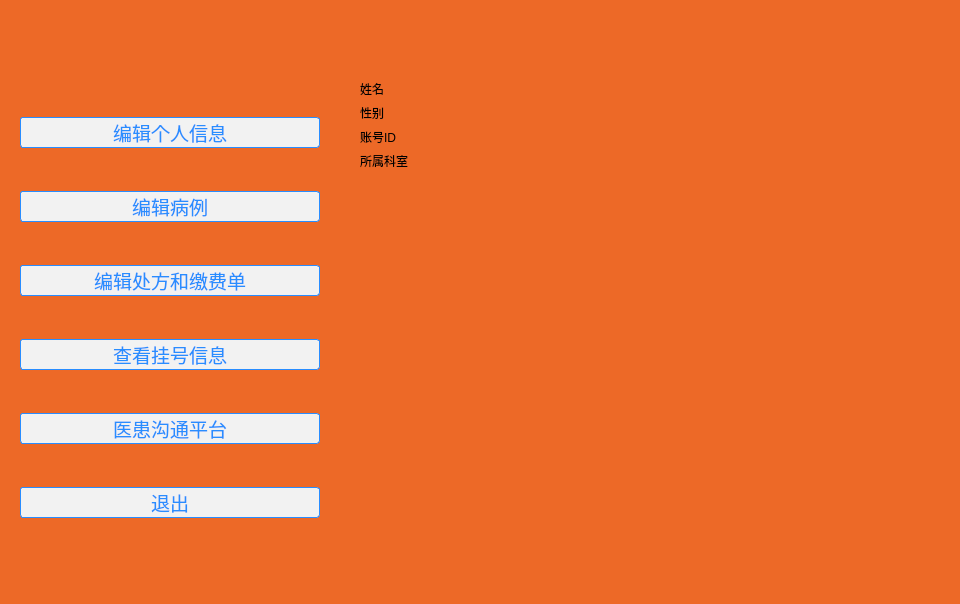
<?xml version="1.0" encoding="UTF-8"?>
<ui version="4.0">
 <class>Doctor</class>
 <widget class="QDialog" name="Doctor">
  <property name="geometry">
   <rect>
    <x>0</x>
    <y>0</y>
    <width>960</width>
    <height>604</height>
   </rect>
  </property>
  <property name="windowTitle">
   <string>Dialog</string>
  </property>
  <property name="styleSheet">
   <string notr="true">background-color: #ED6927;
border-top-left-radius:35px;
 border-top-right-radius:35px;
 border-bottom-right-radius:0px;
border-bottom-left-radius:0px;
</string>
  </property>
  <widget class="QWidget" name="verticalLayoutWidget">
   <property name="geometry">
    <rect>
     <x>20</x>
     <y>80</y>
     <width>300</width>
     <height>481</height>
    </rect>
   </property>
   <layout class="QVBoxLayout" name="verticalLayout">
    <item>
     <widget class="QPushButton" name="selfinformation">
      <property name="styleSheet">
       <string notr="true">* {
	outline: none; /* 去掉有焦点时的虚线 */
}

QDialog {
	background: #D6DBE9; /* 对话框背景色 */
}

QPushButton {
	border: 1px solid #298DFF; /* QPushButton边框的宽度、样式和颜色 */
	border-radius: 3px; /* 边框圆角 */
	background-color: #F2F2F2; /* 背景颜色 */
	color: #298DFF; /* 文本颜色 */
	font-family: &quot;Microsoft YaHei&quot;; /* 文本字体族 */
	font-size: 14pt; /* 文本字体大小 */
}

QPushButton:hover {	/* 鼠标悬浮在QPushButton上时的状态 */
	background-color: #298DFF;
	color: #F2F2F2;
}

QPushButton:checked { /* QPushButton可选中时的状态 */
	border: 1px solid #FF5242;
	background-color: #F2F2F2;
	color: #FF5242;
}

QPushButton:pressed { /* 鼠标按压在QPushButton上时的状态 */
	background-color: #257FE6;
}

QPushButton:checked:pressed { /* QPushButton处于可选中且鼠标按压在QPushButton上时的状态 */
	background-color: #F2F2F2;
}

QPushButton:disabled { /* QPushButton禁用时的状态 */
	border: 1px solid #CDCDCD;
	background-color: #CDCDCD;
	color: #B4B4B4;
}

QPushButton#ImageButton { /* 定义图片按钮，ImageButton为对象名，在QSS中为特定对象定制样式 */
	border-image: url(&quot;:/Resource/border_image&quot;); /* 使用border-image可以自适应按钮大小 */
	background-color: transparent; /* 不需要背景时可设为透明 */
}

QPushButton#ImageButton:hover {
	border-image: url(&quot;:/Resource/border_image_hover&quot;);
}

QPushButton#ImageButton:pressed {
	border-image: url(&quot;:/Resource/border_image&quot;);
}

QPushButton:menu-indicator { /* QPushButton带有菜单时的菜单指示器 */
	subcontrol-origin：padding; /* 菜单指示器的起始点 */
	subcontrol-position: center right; /* 菜单指示器的位置，处于水平靠右且垂直居中 */
	image: url(:/Resource/down_arrow_normal); /* 菜单指示器的图像 */
}

QPushButton:menu-indicator:hover, QPushButton:menu-indicator:open { /* 鼠标悬浮在菜单指示器上和菜单指示器启用时的状态 */
	position: relative;
	top: 2px;
	left: 2px;
	image: url(:/Resource/down_arrow_hover);
}

QMenu { /* 简单定义菜单样式 */
	border: 1px solid gray;
	border-radius: 3px;
	background-color: #F2F2F2;
}

QMenu::item { /* 菜单项的样式 */
	padding: 0px 0px 0px 40px;
	border: 0px solid transparent;
	background-color: transparent;
	color: #298DFF;
	min-width: 108px; /* 菜单项最小宽度，108+40+1*2=150，使得菜单宽度和QPushButton宽度保持一致 */
	min-height: 30px; /* 菜单项的最小高度 */
}

QMenu::item:selected { /* 菜单项处于选中时的状态 */
	background-color: #298DFF;
	color: #F2F2F2;
}
</string>
      </property>
      <property name="text">
       <string>编辑个人信息</string>
      </property>
     </widget>
    </item>
    <item>
     <widget class="QPushButton" name="Case">
      <property name="styleSheet">
       <string notr="true">* {
	outline: none; /* 去掉有焦点时的虚线 */
}

QDialog {
	background: #D6DBE9; /* 对话框背景色 */
}

QPushButton {
	border: 1px solid #298DFF; /* QPushButton边框的宽度、样式和颜色 */
	border-radius: 3px; /* 边框圆角 */
	background-color: #F2F2F2; /* 背景颜色 */
	color: #298DFF; /* 文本颜色 */
	font-family: &quot;Microsoft YaHei&quot;; /* 文本字体族 */
	font-size: 14pt; /* 文本字体大小 */
}

QPushButton:hover {	/* 鼠标悬浮在QPushButton上时的状态 */
	background-color: #298DFF;
	color: #F2F2F2;
}

QPushButton:checked { /* QPushButton可选中时的状态 */
	border: 1px solid #FF5242;
	background-color: #F2F2F2;
	color: #FF5242;
}

QPushButton:pressed { /* 鼠标按压在QPushButton上时的状态 */
	background-color: #257FE6;
}

QPushButton:checked:pressed { /* QPushButton处于可选中且鼠标按压在QPushButton上时的状态 */
	background-color: #F2F2F2;
}

QPushButton:disabled { /* QPushButton禁用时的状态 */
	border: 1px solid #CDCDCD;
	background-color: #CDCDCD;
	color: #B4B4B4;
}

QPushButton#ImageButton { /* 定义图片按钮，ImageButton为对象名，在QSS中为特定对象定制样式 */
	border-image: url(&quot;:/Resource/border_image&quot;); /* 使用border-image可以自适应按钮大小 */
	background-color: transparent; /* 不需要背景时可设为透明 */
}

QPushButton#ImageButton:hover {
	border-image: url(&quot;:/Resource/border_image_hover&quot;);
}

QPushButton#ImageButton:pressed {
	border-image: url(&quot;:/Resource/border_image&quot;);
}

QPushButton:menu-indicator { /* QPushButton带有菜单时的菜单指示器 */
	subcontrol-origin：padding; /* 菜单指示器的起始点 */
	subcontrol-position: center right; /* 菜单指示器的位置，处于水平靠右且垂直居中 */
	image: url(:/Resource/down_arrow_normal); /* 菜单指示器的图像 */
}

QPushButton:menu-indicator:hover, QPushButton:menu-indicator:open { /* 鼠标悬浮在菜单指示器上和菜单指示器启用时的状态 */
	position: relative;
	top: 2px;
	left: 2px;
	image: url(:/Resource/down_arrow_hover);
}

QMenu { /* 简单定义菜单样式 */
	border: 1px solid gray;
	border-radius: 3px;
	background-color: #F2F2F2;
}

QMenu::item { /* 菜单项的样式 */
	padding: 0px 0px 0px 40px;
	border: 0px solid transparent;
	background-color: transparent;
	color: #298DFF;
	min-width: 108px; /* 菜单项最小宽度，108+40+1*2=150，使得菜单宽度和QPushButton宽度保持一致 */
	min-height: 30px; /* 菜单项的最小高度 */
}

QMenu::item:selected { /* 菜单项处于选中时的状态 */
	background-color: #298DFF;
	color: #F2F2F2;
}
</string>
      </property>
      <property name="text">
       <string>编辑病例</string>
      </property>
     </widget>
    </item>
    <item>
     <widget class="QPushButton" name="PAP">
      <property name="styleSheet">
       <string notr="true">* {
	outline: none; /* 去掉有焦点时的虚线 */
}

QDialog {
	background: #D6DBE9; /* 对话框背景色 */
}

QPushButton {
	border: 1px solid #298DFF; /* QPushButton边框的宽度、样式和颜色 */
	border-radius: 3px; /* 边框圆角 */
	background-color: #F2F2F2; /* 背景颜色 */
	color: #298DFF; /* 文本颜色 */
	font-family: &quot;Microsoft YaHei&quot;; /* 文本字体族 */
	font-size: 14pt; /* 文本字体大小 */
}

QPushButton:hover {	/* 鼠标悬浮在QPushButton上时的状态 */
	background-color: #298DFF;
	color: #F2F2F2;
}

QPushButton:checked { /* QPushButton可选中时的状态 */
	border: 1px solid #FF5242;
	background-color: #F2F2F2;
	color: #FF5242;
}

QPushButton:pressed { /* 鼠标按压在QPushButton上时的状态 */
	background-color: #257FE6;
}

QPushButton:checked:pressed { /* QPushButton处于可选中且鼠标按压在QPushButton上时的状态 */
	background-color: #F2F2F2;
}

QPushButton:disabled { /* QPushButton禁用时的状态 */
	border: 1px solid #CDCDCD;
	background-color: #CDCDCD;
	color: #B4B4B4;
}

QPushButton#ImageButton { /* 定义图片按钮，ImageButton为对象名，在QSS中为特定对象定制样式 */
	border-image: url(&quot;:/Resource/border_image&quot;); /* 使用border-image可以自适应按钮大小 */
	background-color: transparent; /* 不需要背景时可设为透明 */
}

QPushButton#ImageButton:hover {
	border-image: url(&quot;:/Resource/border_image_hover&quot;);
}

QPushButton#ImageButton:pressed {
	border-image: url(&quot;:/Resource/border_image&quot;);
}

QPushButton:menu-indicator { /* QPushButton带有菜单时的菜单指示器 */
	subcontrol-origin：padding; /* 菜单指示器的起始点 */
	subcontrol-position: center right; /* 菜单指示器的位置，处于水平靠右且垂直居中 */
	image: url(:/Resource/down_arrow_normal); /* 菜单指示器的图像 */
}

QPushButton:menu-indicator:hover, QPushButton:menu-indicator:open { /* 鼠标悬浮在菜单指示器上和菜单指示器启用时的状态 */
	position: relative;
	top: 2px;
	left: 2px;
	image: url(:/Resource/down_arrow_hover);
}

QMenu { /* 简单定义菜单样式 */
	border: 1px solid gray;
	border-radius: 3px;
	background-color: #F2F2F2;
}

QMenu::item { /* 菜单项的样式 */
	padding: 0px 0px 0px 40px;
	border: 0px solid transparent;
	background-color: transparent;
	color: #298DFF;
	min-width: 108px; /* 菜单项最小宽度，108+40+1*2=150，使得菜单宽度和QPushButton宽度保持一致 */
	min-height: 30px; /* 菜单项的最小高度 */
}

QMenu::item:selected { /* 菜单项处于选中时的状态 */
	background-color: #298DFF;
	color: #F2F2F2;
}
</string>
      </property>
      <property name="text">
       <string>编辑处方和缴费单</string>
      </property>
     </widget>
    </item>
    <item>
     <widget class="QPushButton" name="seeregister">
      <property name="styleSheet">
       <string notr="true">* {
	outline: none; /* 去掉有焦点时的虚线 */
}

QDialog {
	background: #D6DBE9; /* 对话框背景色 */
}

QPushButton {
	border: 1px solid #298DFF; /* QPushButton边框的宽度、样式和颜色 */
	border-radius: 3px; /* 边框圆角 */
	background-color: #F2F2F2; /* 背景颜色 */
	color: #298DFF; /* 文本颜色 */
	font-family: &quot;Microsoft YaHei&quot;; /* 文本字体族 */
	font-size: 14pt; /* 文本字体大小 */
}

QPushButton:hover {	/* 鼠标悬浮在QPushButton上时的状态 */
	background-color: #298DFF;
	color: #F2F2F2;
}

QPushButton:checked { /* QPushButton可选中时的状态 */
	border: 1px solid #FF5242;
	background-color: #F2F2F2;
	color: #FF5242;
}

QPushButton:pressed { /* 鼠标按压在QPushButton上时的状态 */
	background-color: #257FE6;
}

QPushButton:checked:pressed { /* QPushButton处于可选中且鼠标按压在QPushButton上时的状态 */
	background-color: #F2F2F2;
}

QPushButton:disabled { /* QPushButton禁用时的状态 */
	border: 1px solid #CDCDCD;
	background-color: #CDCDCD;
	color: #B4B4B4;
}

QPushButton#ImageButton { /* 定义图片按钮，ImageButton为对象名，在QSS中为特定对象定制样式 */
	border-image: url(&quot;:/Resource/border_image&quot;); /* 使用border-image可以自适应按钮大小 */
	background-color: transparent; /* 不需要背景时可设为透明 */
}

QPushButton#ImageButton:hover {
	border-image: url(&quot;:/Resource/border_image_hover&quot;);
}

QPushButton#ImageButton:pressed {
	border-image: url(&quot;:/Resource/border_image&quot;);
}

QPushButton:menu-indicator { /* QPushButton带有菜单时的菜单指示器 */
	subcontrol-origin：padding; /* 菜单指示器的起始点 */
	subcontrol-position: center right; /* 菜单指示器的位置，处于水平靠右且垂直居中 */
	image: url(:/Resource/down_arrow_normal); /* 菜单指示器的图像 */
}

QPushButton:menu-indicator:hover, QPushButton:menu-indicator:open { /* 鼠标悬浮在菜单指示器上和菜单指示器启用时的状态 */
	position: relative;
	top: 2px;
	left: 2px;
	image: url(:/Resource/down_arrow_hover);
}

QMenu { /* 简单定义菜单样式 */
	border: 1px solid gray;
	border-radius: 3px;
	background-color: #F2F2F2;
}

QMenu::item { /* 菜单项的样式 */
	padding: 0px 0px 0px 40px;
	border: 0px solid transparent;
	background-color: transparent;
	color: #298DFF;
	min-width: 108px; /* 菜单项最小宽度，108+40+1*2=150，使得菜单宽度和QPushButton宽度保持一致 */
	min-height: 30px; /* 菜单项的最小高度 */
}

QMenu::item:selected { /* 菜单项处于选中时的状态 */
	background-color: #298DFF;
	color: #F2F2F2;
}
</string>
      </property>
      <property name="text">
       <string>查看挂号信息</string>
      </property>
     </widget>
    </item>
    <item>
     <widget class="QPushButton" name="DPCP">
      <property name="styleSheet">
       <string notr="true">* {
	outline: none; /* 去掉有焦点时的虚线 */
}

QDialog {
	background: #D6DBE9; /* 对话框背景色 */
}

QPushButton {
	border: 1px solid #298DFF; /* QPushButton边框的宽度、样式和颜色 */
	border-radius: 3px; /* 边框圆角 */
	background-color: #F2F2F2; /* 背景颜色 */
	color: #298DFF; /* 文本颜色 */
	font-family: &quot;Microsoft YaHei&quot;; /* 文本字体族 */
	font-size: 14pt; /* 文本字体大小 */
}

QPushButton:hover {	/* 鼠标悬浮在QPushButton上时的状态 */
	background-color: #298DFF;
	color: #F2F2F2;
}

QPushButton:checked { /* QPushButton可选中时的状态 */
	border: 1px solid #FF5242;
	background-color: #F2F2F2;
	color: #FF5242;
}

QPushButton:pressed { /* 鼠标按压在QPushButton上时的状态 */
	background-color: #257FE6;
}

QPushButton:checked:pressed { /* QPushButton处于可选中且鼠标按压在QPushButton上时的状态 */
	background-color: #F2F2F2;
}

QPushButton:disabled { /* QPushButton禁用时的状态 */
	border: 1px solid #CDCDCD;
	background-color: #CDCDCD;
	color: #B4B4B4;
}

QPushButton#ImageButton { /* 定义图片按钮，ImageButton为对象名，在QSS中为特定对象定制样式 */
	border-image: url(&quot;:/Resource/border_image&quot;); /* 使用border-image可以自适应按钮大小 */
	background-color: transparent; /* 不需要背景时可设为透明 */
}

QPushButton#ImageButton:hover {
	border-image: url(&quot;:/Resource/border_image_hover&quot;);
}

QPushButton#ImageButton:pressed {
	border-image: url(&quot;:/Resource/border_image&quot;);
}

QPushButton:menu-indicator { /* QPushButton带有菜单时的菜单指示器 */
	subcontrol-origin：padding; /* 菜单指示器的起始点 */
	subcontrol-position: center right; /* 菜单指示器的位置，处于水平靠右且垂直居中 */
	image: url(:/Resource/down_arrow_normal); /* 菜单指示器的图像 */
}

QPushButton:menu-indicator:hover, QPushButton:menu-indicator:open { /* 鼠标悬浮在菜单指示器上和菜单指示器启用时的状态 */
	position: relative;
	top: 2px;
	left: 2px;
	image: url(:/Resource/down_arrow_hover);
}

QMenu { /* 简单定义菜单样式 */
	border: 1px solid gray;
	border-radius: 3px;
	background-color: #F2F2F2;
}

QMenu::item { /* 菜单项的样式 */
	padding: 0px 0px 0px 40px;
	border: 0px solid transparent;
	background-color: transparent;
	color: #298DFF;
	min-width: 108px; /* 菜单项最小宽度，108+40+1*2=150，使得菜单宽度和QPushButton宽度保持一致 */
	min-height: 30px; /* 菜单项的最小高度 */
}

QMenu::item:selected { /* 菜单项处于选中时的状态 */
	background-color: #298DFF;
	color: #F2F2F2;
}
</string>
      </property>
      <property name="text">
       <string>医患沟通平台</string>
      </property>
     </widget>
    </item>
    <item>
     <widget class="QPushButton" name="out">
      <property name="styleSheet">
       <string notr="true">* {
	outline: none; /* 去掉有焦点时的虚线 */
}

QDialog {
	background: #D6DBE9; /* 对话框背景色 */
}

QPushButton {
	border: 1px solid #298DFF; /* QPushButton边框的宽度、样式和颜色 */
	border-radius: 3px; /* 边框圆角 */
	background-color: #F2F2F2; /* 背景颜色 */
	color: #298DFF; /* 文本颜色 */
	font-family: &quot;Microsoft YaHei&quot;; /* 文本字体族 */
	font-size: 14pt; /* 文本字体大小 */
}

QPushButton:hover {	/* 鼠标悬浮在QPushButton上时的状态 */
	background-color: #298DFF;
	color: #F2F2F2;
}

QPushButton:checked { /* QPushButton可选中时的状态 */
	border: 1px solid #FF5242;
	background-color: #F2F2F2;
	color: #FF5242;
}

QPushButton:pressed { /* 鼠标按压在QPushButton上时的状态 */
	background-color: #257FE6;
}

QPushButton:checked:pressed { /* QPushButton处于可选中且鼠标按压在QPushButton上时的状态 */
	background-color: #F2F2F2;
}

QPushButton:disabled { /* QPushButton禁用时的状态 */
	border: 1px solid #CDCDCD;
	background-color: #CDCDCD;
	color: #B4B4B4;
}

QPushButton#ImageButton { /* 定义图片按钮，ImageButton为对象名，在QSS中为特定对象定制样式 */
	border-image: url(&quot;:/Resource/border_image&quot;); /* 使用border-image可以自适应按钮大小 */
	background-color: transparent; /* 不需要背景时可设为透明 */
}

QPushButton#ImageButton:hover {
	border-image: url(&quot;:/Resource/border_image_hover&quot;);
}

QPushButton#ImageButton:pressed {
	border-image: url(&quot;:/Resource/border_image&quot;);
}

QPushButton:menu-indicator { /* QPushButton带有菜单时的菜单指示器 */
	subcontrol-origin：padding; /* 菜单指示器的起始点 */
	subcontrol-position: center right; /* 菜单指示器的位置，处于水平靠右且垂直居中 */
	image: url(:/Resource/down_arrow_normal); /* 菜单指示器的图像 */
}

QPushButton:menu-indicator:hover, QPushButton:menu-indicator:open { /* 鼠标悬浮在菜单指示器上和菜单指示器启用时的状态 */
	position: relative;
	top: 2px;
	left: 2px;
	image: url(:/Resource/down_arrow_hover);
}

QMenu { /* 简单定义菜单样式 */
	border: 1px solid gray;
	border-radius: 3px;
	background-color: #F2F2F2;
}

QMenu::item { /* 菜单项的样式 */
	padding: 0px 0px 0px 40px;
	border: 0px solid transparent;
	background-color: transparent;
	color: #298DFF;
	min-width: 108px; /* 菜单项最小宽度，108+40+1*2=150，使得菜单宽度和QPushButton宽度保持一致 */
	min-height: 30px; /* 菜单项的最小高度 */
}

QMenu::item:selected { /* 菜单项处于选中时的状态 */
	background-color: #298DFF;
	color: #F2F2F2;
}
</string>
      </property>
      <property name="text">
       <string>退出</string>
      </property>
     </widget>
    </item>
   </layout>
  </widget>
  <widget class="QWidget" name="formLayoutWidget">
   <property name="geometry">
    <rect>
     <x>360</x>
     <y>80</y>
     <width>391</width>
     <height>210</height>
    </rect>
   </property>
   <layout class="QFormLayout" name="formLayout">
    <item row="0" column="0">
     <widget class="QLabel" name="label">
      <property name="text">
       <string>姓名</string>
      </property>
     </widget>
    </item>
    <item row="0" column="1">
     <widget class="QLineEdit" name="name"/>
    </item>
    <item row="1" column="0">
     <widget class="QLabel" name="label_2">
      <property name="text">
       <string>性别</string>
      </property>
     </widget>
    </item>
    <item row="1" column="1">
     <widget class="QLineEdit" name="sex"/>
    </item>
    <item row="2" column="0">
     <widget class="QLabel" name="label_3">
      <property name="text">
       <string>账号ID</string>
      </property>
     </widget>
    </item>
    <item row="2" column="1">
     <widget class="QLineEdit" name="ID"/>
    </item>
    <item row="3" column="0">
     <widget class="QLabel" name="label_4">
      <property name="text">
       <string>所属科室</string>
      </property>
     </widget>
    </item>
    <item row="3" column="1">
     <widget class="QLineEdit" name="room"/>
    </item>
   </layout>
  </widget>
 </widget>
 <resources/>
 <connections>
  <connection>
   <sender>out</sender>
   <signal>clicked()</signal>
   <receiver>Doctor</receiver>
   <slot>close()</slot>
   <hints>
    <hint type="sourcelabel">
     <x>75</x>
     <y>330</y>
    </hint>
    <hint type="destinationlabel">
     <x>297</x>
     <y>181</y>
    </hint>
   </hints>
  </connection>
 </connections>
</ui>
